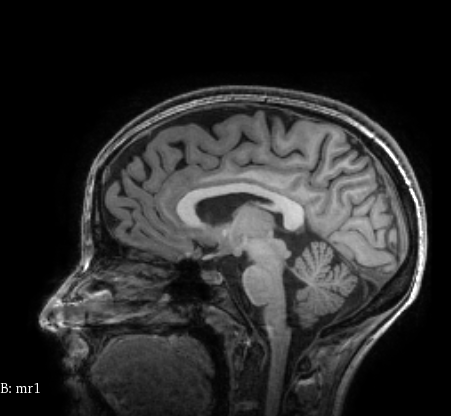
#> input picture registration_techniques/images/mr1.PNG, 451 x 416 px, found by its file name
$ jupyter execute --allow-errors Part2_RegistrationAlgorithm.ipynb
#> lines starting #> are read from the running program, lines starting #| are printed output that depends on the picture; long printed decimals are rounded
# Lab Assignment 3: Medical Image Registration

[cell 1]
import nibabel as nib
from nilearn import plotting
import cv2
import numpy as np
import matplotlib.pyplot as plt
from skimage.transform import rotate
from skimage.measure import shannon_entropy
from scipy.optimize import minimize
from sklearn.metrics import mutual_info_score

## Introduction

Image Registration is the technique that allows to align two or more images searching for the geometric transformation that puts these images into spatial concordance. This is done to overlay images from various imaging equipment or sensors taken at different times and angles, or from the same scene to geometrically align the images for analysis. To summarize, it is the process of transforming different sets of data into one coordinate system.

This previously explained registration technique is used for the joint analysis of images, or to characterize the differences between these images. Besides, it is necessary in order to be able to compare or integrate the data obtained from different kind of measurements.

## Implementation of a registration algorithm

In this practice the objetive is to create a registration algorithm that allows the alignment of two different images for its posterior analysis. In order to implement the algorithm we need two different images, the **fixed one** (the reference image) and the **image that is needed to be aligned**. The procedure is to take an image of the volumnes used in the previous sections, apply a known offset and then try to recover the original image.

The implementation of the registration algorithm is going to be done in 2D images in order to simplify and reduce the computational load that is produced when using 3D images.
Image that is going to be used in order to create this rigid registration algorithm is a 2D image extracted from the MR Brain volumes used in the previous section.

There are two different ways to obtain 2D images from the 3D images given:

- Take any slice of one of the volumes (for example 'mr1.nii') used in the previous section.

#> (a cell that did not finish here is left out)

#> (a cell that did not finish here is left out)

#> (a cell that did not finish here is left out)

However, when using this method the resulting image is not very accurate to the real anatomical structure and the registration algorithm implementation using this image is much more difficult and with worse results.

- For this reason, we have decided to use a picture taken of one of the volumes that gives a more accurate result and besides, it is easier to work with. This image is saved as 'mr1.PNG'.

**ORIGINAL IMAGE**

[cell 5]
image_o = cv2.imread('mr1.PNG',0) #This is the image taken from the mr1 brain volume.
#> image_o is the input picture: shape (416, 451); min 0, max 255, mean 43.3
plt.imshow(image_o, cmap=plt.cm.gray)
plt.show()

The original image is going to be the reference or fixed image. Then, we are going to transform this original image to create the transformed image. The goal is to be able to registrate the transformed image until recover this original one.

**TRANSFORMED IMAGE**

As explained before, thanks to the original image we are going to create a transformed image that is going to be used to create the registration algorithm and try to recover the original image from it.

In order to create a transformed image with respect to the original one, we are going to apply a **rigid transformation**. This transformation applied in a 2D image result in 4 different deformations: one rotation in the x-axis, one rotation in the y-axis, **one translation in the x-axis and finally, one translation in the y-axis**.

However, due to the functioning of the rotate function in Python, **rotation is only applied in one axis**. So the resulting parameters are going to be 3 instead of 4.

[cell 6]
# Rigid Transformation.

### ROTATION
rot = rotate(image_o, -10)

### TRANSLATION
rows,cols = image_o.shape
#> rows = 416; cols = 451
M = np.float32([[1,0,-10],[0,1,-40]])

### TRANSFORMED IMAGE
image_mod = cv2.warpAffine(rot,M,(cols,rows))
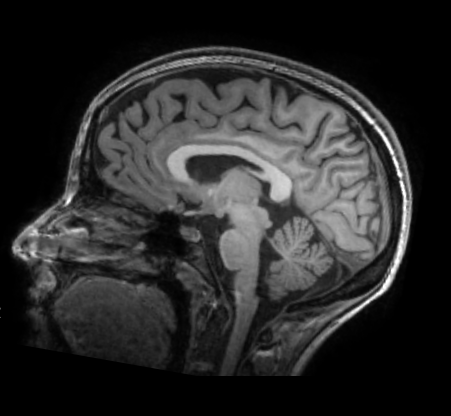
#> image_mod: shape (416, 451) float64; min 0, max 1, mean 0.169
plt.imshow(image_mod, cmap=plt.cm.gray)
plt.show()

In the previous Rigid Transformation we have selected certain parameters to apply the rotation and translation. These parameters (-10,-10,-40) have been choosen because it has been demostrated that they are the ones that result in a better registration performance.

**ALGORITHM**

Once we have fixed image and transformed image we are ready to create a registration algorithm in order to align them. This registration function is going to be composed by different parts:

- 1. Transform: RigidTransformation function applies a rigid transformation to an original image with the parameters passed to it as inputs.

[cell 7]
### This function corresponds to the Rigid Transformation (Rotation + Translation)

##img - image which will be transformed
##v_rot - rotational angle
##v_x_trans - shift in the x-axis
##v_y_trans - shift in the y-axis

def RigidTransformation(img, v_rot,v_x_trans,v_y_trans):
    #We apply the rotation
#> called with v_rot = 0.1, v_x_trans = 0.1, v_y_trans = 0.1
    rot = rotate(img, v_rot)

    #We apply the translation
    rows,cols = rot.shape
#> rows = 416; cols = 451

    M = np.float32([[1,0,v_x_trans],[0,1,v_y_trans]])
#> M = [[1, 0, 0.1], [0, 1, 0.1]]
    transformed = cv2.warpAffine(rot,M,(cols,rows))

    return transformed

- 2. Interpolation: Bilinear interpolation applied to the transformed image.

In some cases when transforming the original image into a transformed one a resize or distort of the image from one pixel grid to another is created. In these cases interpolation is necessary to correct this distorsion.

However, in our case, the applied functions rotate and warpAffine incorporate a interpolation. So, it is not necessary to us interpolate again as it has been already done.

The last two parts of the algorithm are going to be done together:

- 3. Metric: Function that calculates the mutual information metric from the two images.
- 4. Optimization: Optimization function that we will use to optimize the transformation parameters in each iteration.

[cell 8]
###This function corresponds to the final registration. It means it will find the optimal parameters
#for the modified image so that it will be properly aligned to the original image.

##img0 - the original image
##img - the modified image

def Registration(img0,img):

    oned_or = img0.ravel() #We convert the original image into a one dimention image so that we can work
                            #with it in the mutual information function
    modified = img

    #This funtion is the one that will be optimized. It corresponds to the mutual information.
    #Therefore, we will try to get the maximum value of this mutuality.
    #Being x the array that will have the three different parameters.
    def MutualInfo(x):

        RT = RigidTransformation(modified,x[0],x[1],x[2])
        oned_mod = RT.ravel() #We convert the modified image into a one dimetion image so that we can work
                                #with it in the mutual information function

        I = mutual_info_score(oned_or,oned_mod)
#> I = 3.23

        return (-I) #As we are going to use a minimization function, we invert the sign to get the maximum value
                    #of the mutual information coefficient

    sol = minimize(MutualInfo, [0.1,0.1,0.1], method="Powell") #We use the Powell method to optimize our function
#> in RigidTransformation (call 7), `rot = rotate(img, v_rot)`:
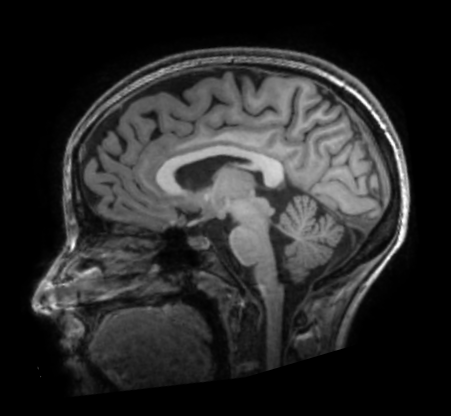
#> rot: shape (416, 451) float64; min 0, max 1, mean 0.169
#> in RigidTransformation (call 8), `rot = rotate(img, v_rot)`:
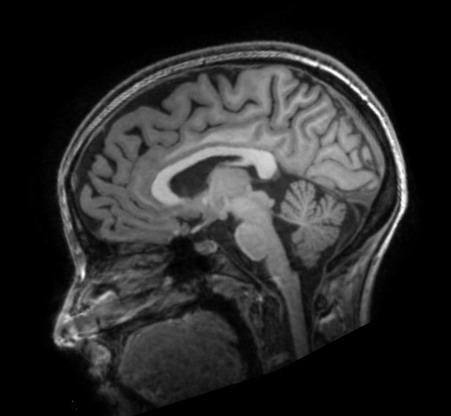
#> rot: shape (416, 451) float64; min 0, max 1, mean 0.169
#> in RigidTransformation (call 9), `rot = rotate(img, v_rot)`:
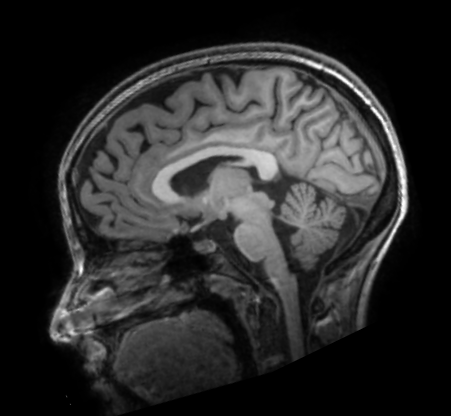
#> rot: shape (416, 451) float64; min 0, max 1, mean 0.169
#> in RigidTransformation (call 11), `rot = rotate(img, v_rot)`:
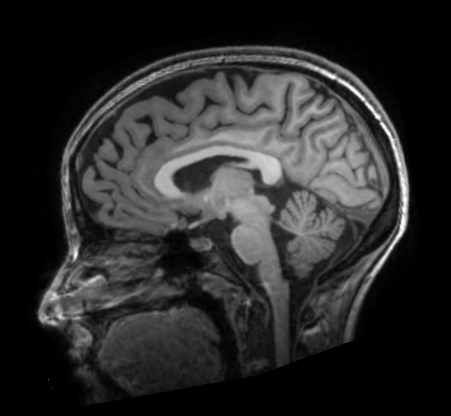
#> rot: shape (416, 451) float64; min 0, max 1, mean 0.169
#> in RigidTransformation (call 12), `rot = rotate(img, v_rot)`:
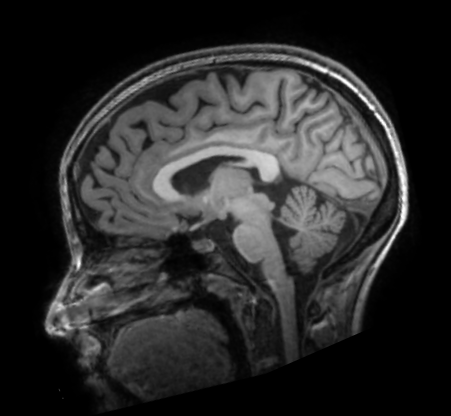
#> rot: shape (416, 451) float64; min 0, max 1, mean 0.169
#> in RigidTransformation (call 26), `M = np.float32([[1,0,v_x_trans],[0,1,v_y_trans]])`: M = [[1, 0, 20.07], [0, 1, 0.1]]
#> in RigidTransformation (call 26), `transformed = cv2.warpAffine(rot,M,(cols,rows))`:
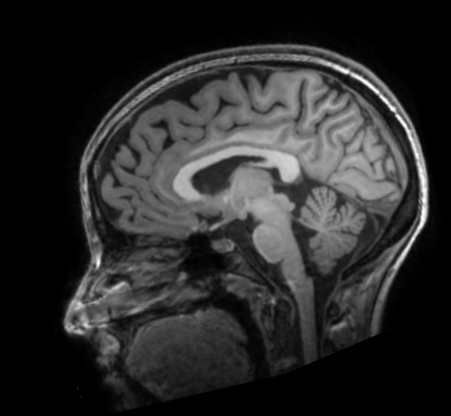
#> transformed: shape (416, 451) float64; min 0, max 0.997, mean 0.169
#> in RigidTransformation (call 29), `M = np.float32([[1,0,v_x_trans],[0,1,v_y_trans]])`: M = [[1, 0, 21.22], [0, 1, 0.1]]
#> in RigidTransformation (call 29), `transformed = cv2.warpAffine(rot,M,(cols,rows))`:
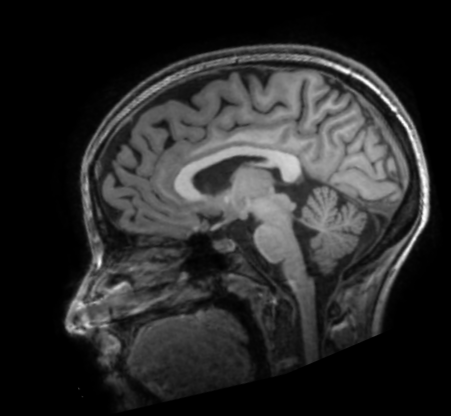
#> transformed: shape (416, 451) float64; min 0, max 0.995, mean 0.169
#> in RigidTransformation (call 33), `M = np.float32([[1,0,v_x_trans],[0,1,v_y_trans]])`: M = [[1, 0, 21.83], [0, 1, 1.1]]
#> in RigidTransformation (call 33), `transformed = cv2.warpAffine(rot,M,(cols,rows))`:
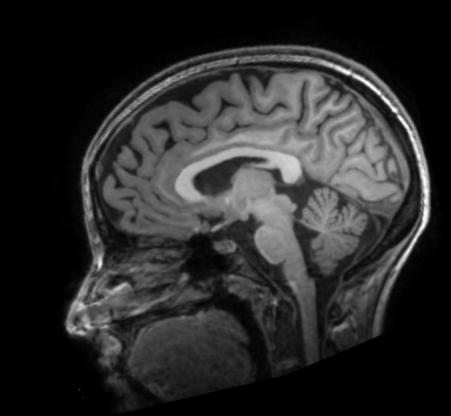
#> transformed: shape (416, 451) float64; min 0, max 0.996, mean 0.169
#> in RigidTransformation (call 34), `M = np.float32([[1,0,v_x_trans],[0,1,v_y_trans]])`: M = [[1, 0, 21.83], [0, 1, 2.72]]
#> in RigidTransformation (call 34), `transformed = cv2.warpAffine(rot,M,(cols,rows))`:
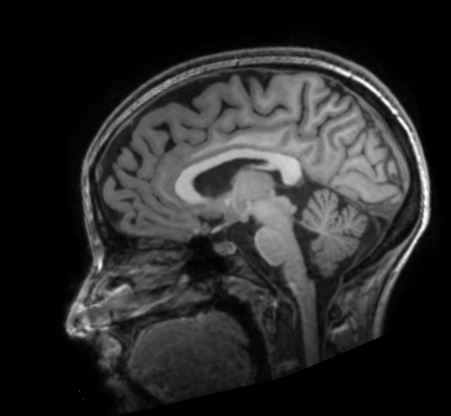
#> transformed: shape (416, 451) float64; min 0, max 0.992, mean 0.169
#> sol = {'fun': -3.85, 'direc': [[1, 0, 0], [0, 1, 0], [0, 0, 1]], 'nit': 4, 'nfev': 251, 'status': 0, 'success': True, 'message': 'Optimization terminated successfully.', 'x': [9.91, 17.68, 39.1]}

    print("These are the optimal parameters")
    print("Rotation value:", (sol.x)[0])
#| Rotation value: 9.909
    print("Translation value in x:", (sol.x)[1])
#| Translation value in x: 17.680
    print("Translation value in y :", (sol.x)[2])
#| Translation value in y : 39.100

    #Finally, we use the optimal values to recover our original image
    registration = RigidTransformation(modified,(sol.x)[0],(sol.x)[1],(sol.x)[2])

    plt.figure(figsize=(15,15))

    plt.subplot(131)
    plt.imshow(img0, cmap=plt.cm.gray)
    plt.title('ORIGINAL IMAGE'), plt.axis('off')
    plt.subplot(132)
    plt.imshow(modified, cmap=plt.cm.gray)
    plt.title('MODIFIED IMAGE'), plt.axis('off')
    plt.subplot(133)
    plt.imshow(registration, cmap=plt.cm.gray)
    plt.title('REGISTERED IMAGE'), plt.axis('off')

    return
